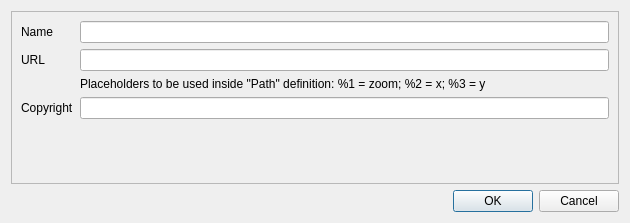
<?xml version="1.0" encoding="UTF-8"?>
<ui version="4.0">
 <class>IDlgMapTmsConfig</class>
 <widget class="QDialog" name="IDlgMapTmsConfig">
  <property name="geometry">
   <rect>
    <x>0</x>
    <y>0</y>
    <width>630</width>
    <height>223</height>
   </rect>
  </property>
  <property name="windowTitle">
   <string>Config TMS</string>
  </property>
  <layout class="QVBoxLayout" name="verticalLayout">
   <item>
    <widget class="QFrame" name="frame">
     <property name="frameShape">
      <enum>QFrame::StyledPanel</enum>
     </property>
     <property name="frameShadow">
      <enum>QFrame::Raised</enum>
     </property>
     <layout class="QVBoxLayout" name="verticalLayout_2">
      <item>
       <layout class="QGridLayout" name="gridLayout">
        <item row="1" column="0">
         <widget class="QLabel" name="label_2">
          <property name="text">
           <string>URL</string>
          </property>
         </widget>
        </item>
        <item row="1" column="1">
         <widget class="QLineEdit" name="lineUrl"/>
        </item>
        <item row="2" column="1">
         <widget class="QLabel" name="label">
          <property name="text">
           <string>Placeholders to be used inside &quot;Path&quot; definition: %1 = zoom; %2 = x; %3 = y</string>
          </property>
          <property name="wordWrap">
           <bool>true</bool>
          </property>
         </widget>
        </item>
        <item row="3" column="0">
         <widget class="QLabel" name="label_3">
          <property name="text">
           <string>Copyright</string>
          </property>
         </widget>
        </item>
        <item row="3" column="1">
         <widget class="QLineEdit" name="lineCopyright"/>
        </item>
        <item row="0" column="0">
         <widget class="QLabel" name="label_4">
          <property name="text">
           <string>Name</string>
          </property>
         </widget>
        </item>
        <item row="0" column="1">
         <widget class="QLineEdit" name="lineName"/>
        </item>
       </layout>
      </item>
      <item>
       <spacer name="verticalSpacer">
        <property name="orientation">
         <enum>Qt::Vertical</enum>
        </property>
        <property name="sizeHint" stdset="0">
         <size>
          <width>20</width>
          <height>40</height>
         </size>
        </property>
       </spacer>
      </item>
     </layout>
    </widget>
   </item>
   <item>
    <widget class="QDialogButtonBox" name="buttonBox">
     <property name="orientation">
      <enum>Qt::Horizontal</enum>
     </property>
     <property name="standardButtons">
      <set>QDialogButtonBox::Cancel|QDialogButtonBox::Ok</set>
     </property>
    </widget>
   </item>
  </layout>
 </widget>
 <resources/>
 <connections>
  <connection>
   <sender>buttonBox</sender>
   <signal>accepted()</signal>
   <receiver>IDlgMapTmsConfig</receiver>
   <slot>accept()</slot>
   <hints>
    <hint type="sourcelabel">
     <x>257</x>
     <y>371</y>
    </hint>
    <hint type="destinationlabel">
     <x>388</x>
     <y>190</y>
    </hint>
   </hints>
  </connection>
  <connection>
   <sender>buttonBox</sender>
   <signal>rejected()</signal>
   <receiver>IDlgMapTmsConfig</receiver>
   <slot>reject()</slot>
   <hints>
    <hint type="sourcelabel">
     <x>325</x>
     <y>371</y>
    </hint>
    <hint type="destinationlabel">
     <x>286</x>
     <y>274</y>
    </hint>
   </hints>
  </connection>
 </connections>
 <slots>
  <slot>onItemSelectionChanged()</slot>
  <slot>onItemDelete()</slot>
 </slots>
</ui>
